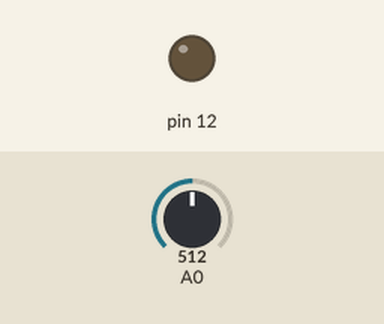
A sketch run on a simulated Arduino Uno, built with avr-gcc and run on an emulated ATmega328P. On the bench: output pins drawn as LEDs (lit = HIGH). The inputs (shaded band) are chosen by the test bench; at power-on: A0 = 512.

Above: at 1.2 s.
1.3 s: A0 set to 528
At 2.0 s:
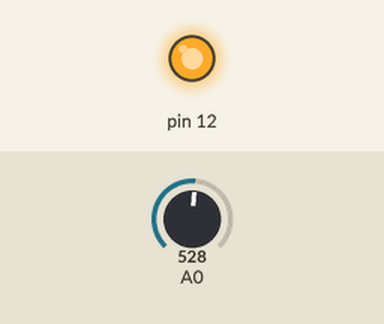
2.8 s: A0 set to 511
At 3.2 s:
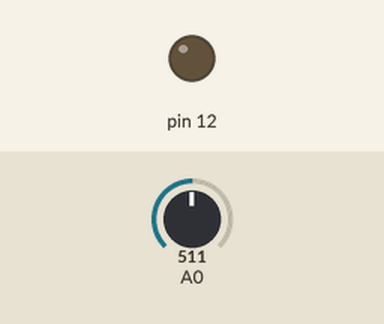
4.3 s: A0 set to 716
At 5.5 s:
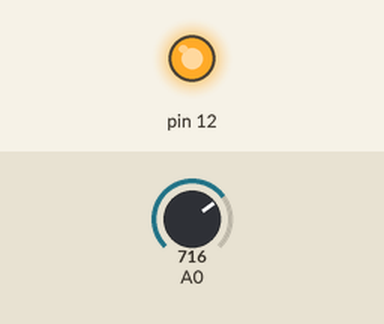
Timing chart, 0 to 7.3 s (numbered marks = the images above; inputs shaded):
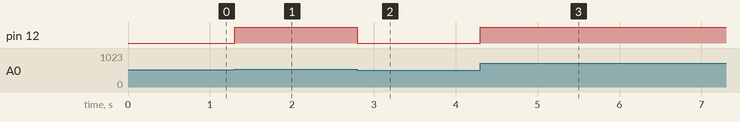

The sketch:

PWM_With_Potentiometer.ino
```cpp
void setup() {
  // put your setup code here, to run once:
  // set pin modes
  pinMode(12, OUTPUT);
}

void loop() {
  // put your main code here, to run repeatedly:

  // read analog input values (1 - 1023)
  int sensorValue = analogRead(A0);
  // convert analog input into brightnessValue (1 - 255)
  float brightnessValue = sensorValue * (255.0 / 1023.0);

  // send pwm signal to LED
  analogWrite(12, brightnessValue);
}
```

Measured:
- the behaviour switches between 513 and 514 on A0 (found by bisection; images 0 and 1)
- after the input at 1.3 s, pin 12: LOW → HIGH at once
- after the input at 2.8 s, pin 12: HIGH → LOW at once
- after the input at 4.3 s, pin 12: LOW → HIGH at once
